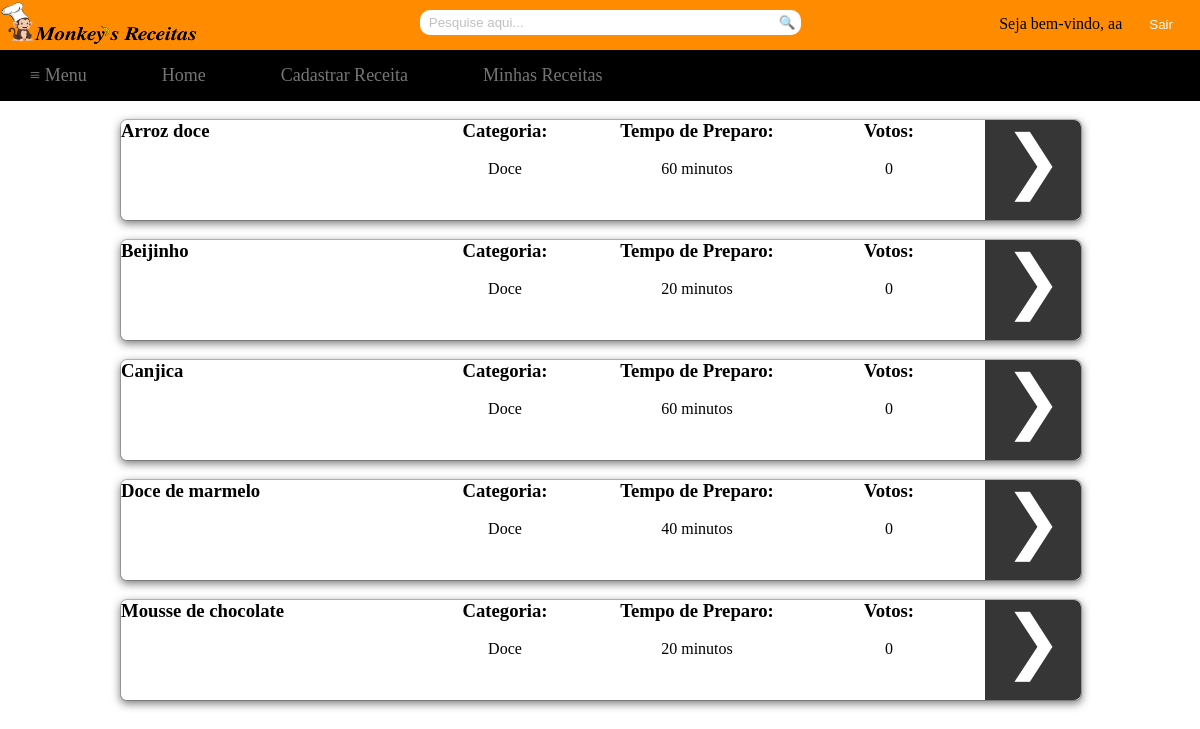
/tex4/Recipes/doces.php (signed in), run on the app's committed database.
### tables this page shows
CREATE TABLE `receita` (
  `codReceita` int(11) NOT NULL,
  `nomeReceita` varchar(255) DEFAULT NULL,
  `ingredientes` text,
  `modoPreparo` text,
  `codCategoria` int(11) DEFAULT NULL,
  `codTempo` int(11) DEFAULT NULL,
  `codUsuario` int(11) DEFAULT NULL,
  `totalVotos` int(11) NOT NULL
);

CREATE TABLE `categoria` (
  `codCategoria` int(11) NOT NULL,
  `descCategoria` varchar(255) DEFAULT NULL
);

CREATE TABLE `tempo` (
  `codTempo` int(11) NOT NULL,
  `descTempo` varchar(255) DEFAULT NULL
);

### tex4/Recipes/doces.php (the view, shortened to what this page needs)
<html>
	<head>
		<link rel="stylesheet" type="text/css" href="../Style/style.css">
		<link rel="stylesheet" type="text/css" href="../Style/receitas.css">
	</head>
	<body>
		<div id="container">
			<div id="topbar">
				<?php
					if(!empty($_COOKIE['login']))
					{
						$name=$_COOKIE['login'];
						echo "<div id='sair'><input type='button' value='Sair' name='sair' onclick='location.href=&quot;../logout.php&quot;'/></div>";
						echo "<div id='bem-vindo'>Seja bem-vindo, $name</div>";
					}
					else
					{
						echo "<div id='btn2'><input type='button' value='Cadastrar' name='modal' href='#dialog2'/></div> ";
						echo "<div id='btn'><input type='button' value='Entrar' href='#dialog1' name='modal' /></div>";
					}
				?>
				<div>
					<img src="../Image/logoComLetra.png" style="float: left; left: 0; margin-top: -7; height: 57px; width: 200px; " />
				</div>
				<div id="search">
					<form method="post" action="../pesquisa.php">
						<div>
							<input type="search" class="searchbox" name="pesquisa" placeholder="  Pesquise aqui...">
							<a href="#">
								<button type="submit" name="submit" class="searchbox1">&#x1f50d;</button>
							</a>
						</div>
					</form>
				</div>
			</div>
			<div id="navbar">
				<?php
					if(!empty($_COOKIE['login']))
					{
						echo "<nav class='drop'>";
						echo "	<ul class='drop1'>";
						echo "	    <li class='dropMain'>";
						echo "	        <a href='#'>&#8801; Menu</a>";
						echo "	    </li>";
						echo "		<li class='dropMain'>";
						echo "	        <a href='../index.php'>Home</a>";
						echo "	    </li>";
						echo "	    <li class='dropMain'>";
						echo "	        <a href='../receita.php'>Cadastrar Receita</a>";
						echo "	    </li>";
						echo "	    <li class='dropMain'>";
						echo "	        <a href='../viewReceitasCadastrado.php'>Minhas Receitas</a>";
						echo "	    </li>";
						echo "	</ul>";
						echo "</nav>";
					}
				?>
			</div>
			<div id="main">
				<div id="column_left">
				</div>
				<div id="column_center">
					<?php
						include('../includes/conn.php');
						$query1=mysqli_query($conn,"SELECT codReceita, nomeReceita, codCategoria, codTempo,totalVotos FROM receita WHERE codCategoria LIKE 1 ORDER BY totalVotos desc, nomeReceita asc  LIMIT 5; ");
						while($query2=mysqli_fetch_array($query1))
						{
							echo "<br /><div id='box'>";
							echo "<div id='left'><h3>".$query2['nomeReceita']."</h3></div>";
							$sql = "SELECT categoria.descCategoria FROM categoria, receita WHERE categoria.codCategoria=receita.codCategoria AND codReceita LIKE ".$query2['codReceita'].";";
							$result = mysqli_query($conn,$sql);
							while ($row = mysqli_fetch_array($result))
							{
								echo "<div id='center1'><center><h3>Categoria:</h3><br />".$row['descCategoria']."</center></div>";
							}
							$sql = "SELECT tempo.descTempo FROM tempo, receita WHERE tempo.codTempo=receita.codTempo AND codReceita LIKE ".$query2['codReceita'].";";
							$result = mysqli_query($conn,$sql);
							while ($row = mysqli_fetch_array($result))
							{
								echo "<div id='center2'><center><h3>Tempo de Preparo:</h3><br />".$row['descTempo']."</center></div>";
							}
							echo "<div id='center3'><center><h3>Votos:</h3><br />".$query2['totalVotos']."</center></div>";
							echo "<div id='right'><center><a class='visualizar' value='&#10095;' href='../visualizar.php?codReceita=".$query2['codReceita']."'>&#10095;</a></center></div>";
							echo "</div>";
						}
					?>
				</div>
				<div id="column_right">
				</div>
			</div>
		</div>
	</body>
</html>

### tex4/Style/style.css (style rules this page uses)
* { margin: 0px; padding: 0px; }
html, body { height:100%; }
#container { margin: 0; width: 100%; height: 100%; }
#topbar { margin: 0; width: 100%; height: 50px; background: #FF8C00; }
#navbar { margin: 0; width: 100%; }
#main { margin: auto; width: 100%; height: 590px; }
#main #column_left { float: left; left: 0; width: 10%; height: 100%; }
#main #column_center { float: left; left: 0; width: 80%; height: 100%; max-height: 100%; }
#main #column_right { float: right; right: 0; width: 10%; height: 100%; }
input::placeholder { color: #C0C0C0; }
#search { margin-right: 5px; text-align: center; }
#search .searchbox { width: 30%; height: 25px; border-radius: 10px 0px 0px 10px; outline: thin dotted; outline: 0px auto -webkit-focus-ring-color; outline-offset: 0px; border: 1px solid white; margin-top: 10px; border-right: none; }
#search .searchbox1 { cursor: pointer; outline: thin dotted; outline: 0px auto -webkit-focus-ring-color; outline-offset: 0px; height: 25px; margin-top: 10px; position: absolute; background: white; border: 1px solid white; border-left: none; border-radius: 0px 10px 10px 0px; padding-right: 4.2px; }
#navbar .drop { margin-top: 0 auto; text-align: center; }
#navbar .drop .drop1 { font-size: 18px; background: #000; padding: 0px; list-style: none; position: relative; display: block; }
#navbar .drop .drop1:after { content: ""; clear: both; display: block; }
#navbar .drop .drop1 .dropMain { float: left; left: 0; padding: 15px 15px 15px 0px; }
#navbar .drop .drop1 .dropMain a { margin-top: 0px; display: block; padding: 0px 30px; color: #757575; text-decoration: none; }
#bem-vindo { float: right; margin-top: 15px; margin-right: 7px; }
#sair input[type="button"] { cursor: pointer; float: right; color: #F0FFFF; border-radius: 20px; padding: 7px 20px 7px 20px; margin-top: 10px; margin-right: 7px; text-align: center; outline: thin dotted; outline: 0px auto -webkit-focus-ring-color; outline-offset: 0px; border: 0px; background: #FF8C00; }

### tex4/Style/receitas.css (style rules this page uses)
#box { position:relative; background-color: #FFF; -webkit-background-clip:padding-box; background-clip:padding-box; border:1px solid #999; border:1px solid rgba(0,0,0,.2); border-radius:7px; outline:0; -webkit-box-shadow:0 3px 9px rgba(0,0,0,.5); box-shadow:0 3px 9px rgba(0,0,0,.5); height: 100px; width: 100%; }
#box #left { float: left; left: 0; width: 30%; }
#box #center1 { float: left; left: 0; width: 20%; }
#box #center2 { float: left; left: 0; width: 20%; }
#box #center3 { float: left; left: 0; width: 20%; }
#box #right { float: right; right: 0; width: 10%; height: 100%; background: #363636; border-top-right-radius: 7px; border-bottom-right-radius: 7px; }
#box #right .visualizar { color: white; font-size: 70px; outline: thin dotted; outline: 0px auto -webkit-focus-ring-color; outline-offset: 0px; }
a.visualizar:link { text-decoration: none; }

### data on the page
receita: nomeReceita "Arroz doce", totalVotos "0"
categoria: descCategoria "Doce"
tempo: descTempo "60 minutos"
receita: nomeReceita "Beijinho", totalVotos "0"
tempo: descTempo "20 minutos"
receita: nomeReceita "Canjica", totalVotos "0"
receita: nomeReceita "Doce de marmelo", totalVotos "0"
tempo: descTempo "40 minutos"
receita: nomeReceita "Mousse de chocolate", totalVotos "0"

### other printed values
$name "aa"
